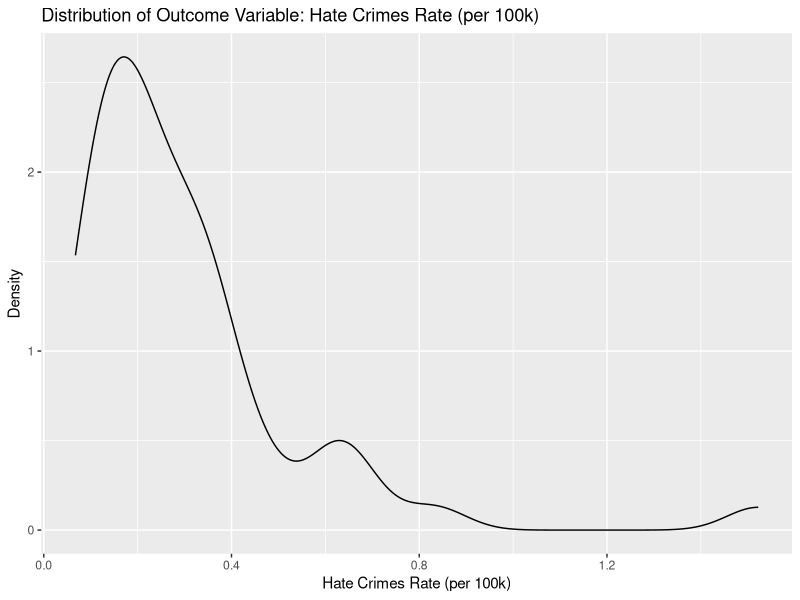
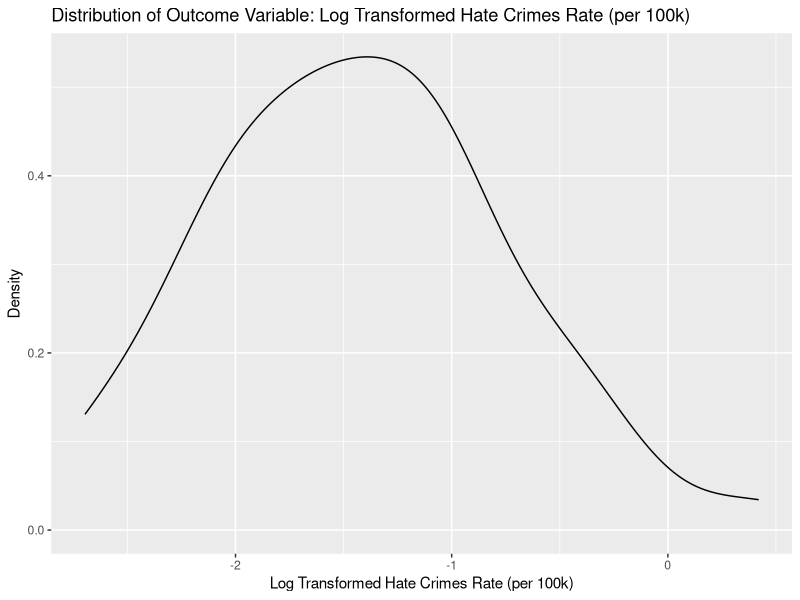
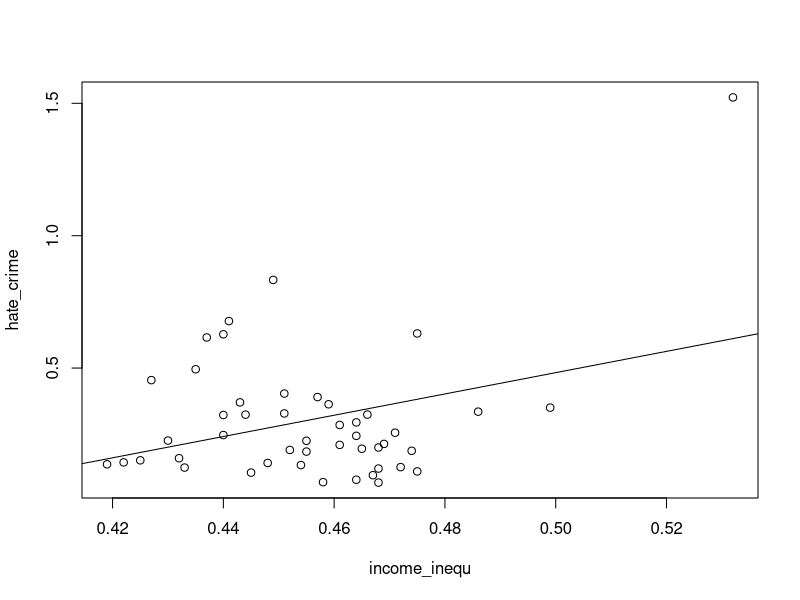
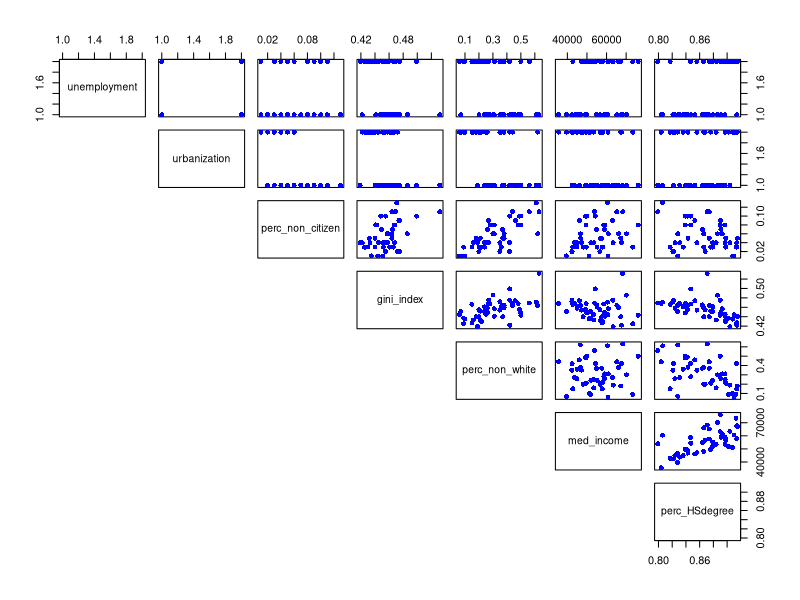
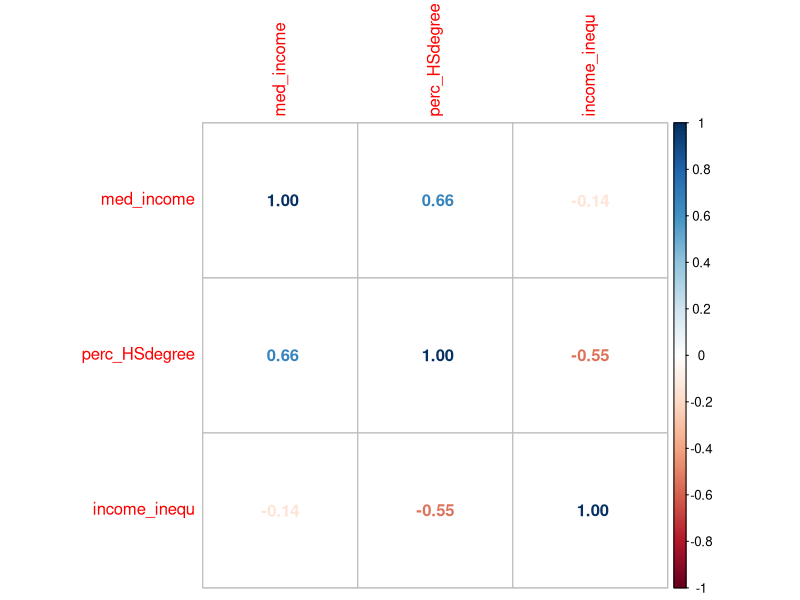
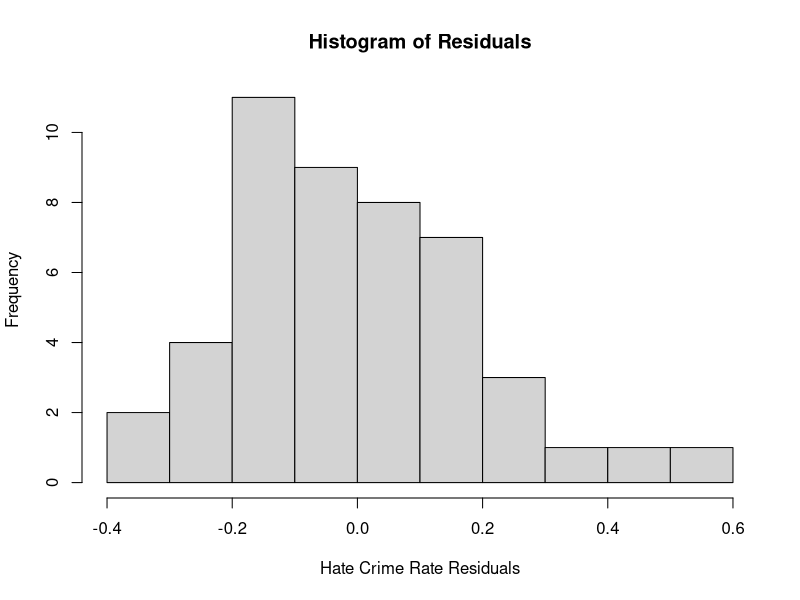
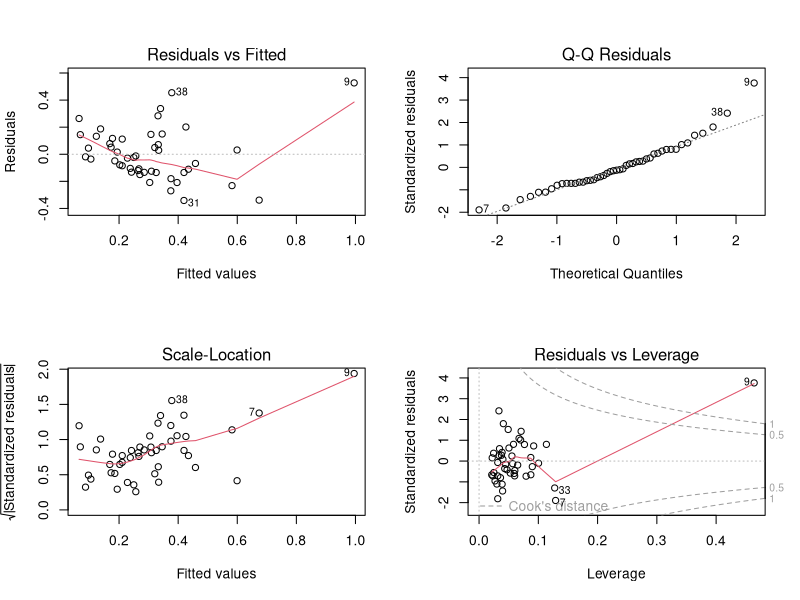
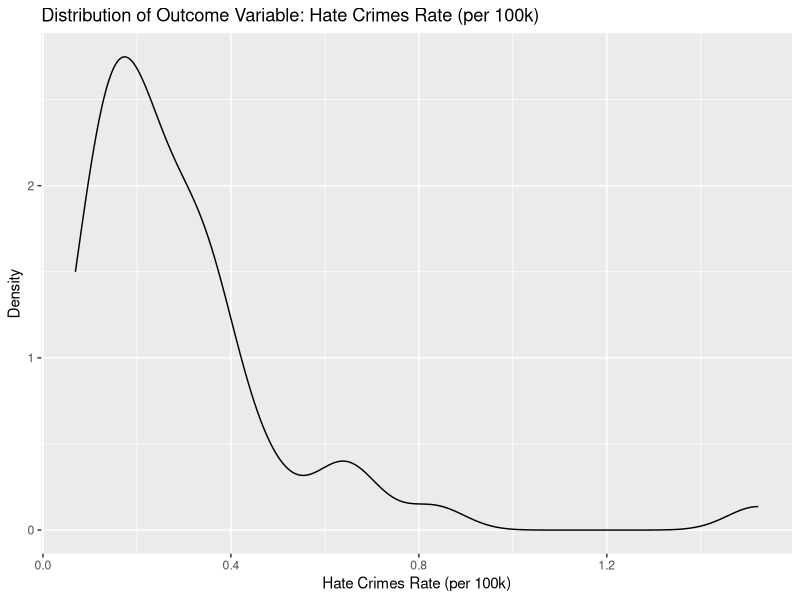

These charts were generated, in order, by the following R code:
## ---- chunk 1
# Load libraries
rm(list = ls())
library(tidyverse)
library(arsenal)
library(corrplot)
library(boot)  
## ---- chunk 2
# Load and tidy data, missing values of outcome variable are removed
hatecrimes_df <- read.csv("./data/HateCrimes.csv") %>% 
 filter(hate_crimes_per_100k_splc != 'N/A') %>% 
  mutate(
    unemployment = as.factor(unemployment),
    urbanization = as.factor(urbanization),
    hate_crime_rate = as.numeric(hate_crimes_per_100k_splc)) %>% 
  select(-hate_crimes_per_100k_splc)
## ---- chunk 3
# Summary statistics
my_labels<-list(hate_crime_rate = "Hate Crimes(per 100k)", unemployment = "Unemplotment Level", urbanization = "Urbanization Level", median_household_income = "Median Household Income(dollar)", perc_population_with_high_school_degree = "High School Degree Rate(%)", perc_non_citizen = "Non-Citizen Rate(%)", perc_non_white = "Non-White Rate(%)", gini_index =  "Gini Index")

#make controls
my_controls <- tableby.control(
               total = F,
               test=F,  # No test p-values yet
               numeric.stats = c("N", "meansd", "medianq1q3", "min", "max", "Nmiss2"),
               cat.stats = c("N", "countpct"),
               stats.labels = list(
                     meansd = "Mean (SD)",
                     medianq1q3 = "Median (Q1, Q3)",
                     min = "Min",
                     max = "Max",
                     Nmiss2 = "Missing",
                     countpct = "N (%)"))

#table 1
tab1<-tableby(~ hate_crime_rate + unemployment + urbanization + median_household_income + perc_population_with_high_school_degree + perc_non_citizen + perc_non_white + gini_index, data = hatecrimes_df, control = my_controls)
summary(tab1, title = "Descriptive Statistics: Hate Crimes per 100K Population and Possible Influential Variables", labelTranslations = my_labels, text = T)
## ---- chunk 4
#Distribution of Outcome Variable
hatecrimes_df %>% 
  ggplot(aes(x = hate_crime_rate)) +
  geom_density() +
  labs(x = 'Hate Crimes Rate (per 100k)', y = 'Density', title = 'Distribution of Outcome Variable: Hate Crimes Rate (per 100k)')
## ---- chunk 5
hatecrimes_df %>% 
  ggplot(aes(x = log(hate_crime_rate))) +
  geom_density() +
  labs(x = 'Log Transformed Hate Crimes Rate (per 100k)', y = 'Density', title = 'Distribution of Outcome Variable: Log Transformed Hate Crimes Rate (per 100k)')
## ---- chunk 6
# Correlation matrix for numeric variables 
hatecrimes_df <- hatecrimes_df %>% 
  drop_na()
hatecrimes_df %>% 
  select(hate_crime_rate, median_household_income, perc_population_with_high_school_degree, perc_non_citizen, perc_non_white, gini_index) %>% 
  cor()
## ---- chunk 7
#Potential outliers/Influential points of outcome variable

# (1) Identify unusual states by using the interval formed by 2.5 and 97.5 percentiles
lower_bound <- quantile(hatecrimes_df$hate_crime_rate, 0.025)
upper_bound <- quantile(hatecrimes_df$hate_crime_rate, 0.975)

outlier <- which(hatecrimes_df$hate_crime_rate < lower_bound | hatecrimes_df$hate_crime_rate > upper_bound)
hatecrimes_df[outlier, ] %>% select(state, hate_crime_rate)

# (2) Identify unusual states by using the rule that depicts outliers (value less than Q1 - 1.5(IQR), value greater than Q3 + 1.5(IQR)) -> Thus, look for values smaller than -0.178 or greater than 0.678

hatecrimes_df %>% 
  filter(hate_crime_rate > 0.678) %>%
  select(state, hate_crime_rate)

# (3) Identify unusual states by using studentized residual, 9th row returned: District of Columbia.
fit_full <- lm(hate_crime_rate ~ gini_index + median_household_income + perc_population_with_high_school_degree + perc_non_citizen + perc_non_white + unemployment + urbanization, data = hatecrimes_df)
stu_res<-rstandard(fit_full)
outliers_y<-stu_res[abs(stu_res)>2.5]
outliers_y
## ---- chunk 8
hatecrime = read.csv("./data/HateCrimes.csv")
hatecrime = hatecrime[!(hatecrime$hate_crimes_per_100k_splc == "N/A" ),]
hatecrime = hatecrime %>%
  mutate(med_income = median_household_income,
         perc_HSdegree = perc_population_with_high_school_degree,
         income_inequ = gini_index,
         hate_crime = as.numeric(hate_crimes_per_100k_splc)
         ) %>%
  select(-median_household_income, -perc_population_with_high_school_degree, -hate_crimes_per_100k_splc)

hatecrime_lm = lm(hate_crime ~ income_inequ, data = hatecrime)
summary(hatecrime_lm)
plot(hate_crime ~ income_inequ, data = hatecrime) + abline(hatecrime_lm)
## ---- chunk 9
plot(hatecrime[2:8], pch=16, col="blue", lower.panel = NULL)
## ---- chunk 10
hatecrime_mlr1 = lm(hate_crime ~ med_income + perc_HSdegree + income_inequ , data = hatecrime)
summary(hatecrime_mlr1)
## ---- chunk 11
hatecrimecor = hatecrime %>%
  select(med_income,perc_HSdegree,income_inequ) %>%
  cor()
corrplot(hatecrimecor, method = "number")
## ---- chunk 12
qf(0.95,3,43)
## ---- chunk 13
hatecrime_mlr2 = lm(hate_crime ~ perc_HSdegree + income_inequ , data = hatecrime)
summary(hatecrime_mlr2)
## ---- chunk 14
hatecrime_mlr3<- lm(hate_crime_rate ~ gini_index + median_household_income + perc_population_with_high_school_degree + perc_non_citizen + perc_non_white + unemployment + urbanization, data = hatecrimes_df)
step(hatecrime_mlr3, direction='backward')
## ---- chunk 15
hist(hatecrime_mlr2$residuals, main="Histogram of Residuals", xlab = "Hate Crime Rate Residuals")
## ---- chunk 16
par(mfrow=c(2,2))
plot(hatecrime_mlr2)
## ---- chunk 17
hatecrime_no9 <- hatecrime %>% 
  filter(state != 'District of Columbia')

hatecrime_mlr2_no9 = lm(hate_crime ~ perc_HSdegree + income_inequ , data = hatecrime_no9)
summary(hatecrime_mlr2_no9)
## ---- chunk 18
#bootstrap to assess the variability of model estimates: b0,b1,b2
boot.fn<-function(data, index){
	return(coef(lm(hate_crime ~ perc_HSdegree + income_inequ , data = hatecrime_no9, subset=index)))
}

set.seed(1)

# Use function boot() to repeat the sampling 1000 times to get the estimates, SEs ad bias

boot(hatecrime, boot.fn, 1000)
## ---- chunk 19
#Distribution of Outcome Variable
hatecrimes_df %>% 
  ggplot(aes(x = hate_crime_rate)) +
  geom_density() +
  labs(x = 'Hate Crimes Rate (per 100k)', y = 'Density', title = 'Distribution of Outcome Variable: Hate Crimes Rate (per 100k)')
## ---- chunk 20
hatecrimes_df %>% 
  ggplot(aes(x = log(hate_crime_rate))) +
  geom_density() +
  labs(x = 'Log Transformed Hate Crimes Rate (per 100k)', y = 'Density', title = 'Distribution of Outcome Variable: Log Transformed Hate Crimes Rate (per 100k)')
## ---- chunk 21
# Correlation matrix for numeric variables 
hatecrimes_df <- hatecrimes_df %>% 
  drop_na()
hatecrimes_df %>% 
  select(hate_crime_rate, median_household_income, perc_population_with_high_school_degree, perc_non_citizen, perc_non_white, gini_index) %>% 
  cor()
## ---- chunk 22
plot(hatecrime[2:8], pch=16, col="blue", lower.panel = NULL)
## ---- chunk 23
hatecrime_mlr1 = lm(hate_crime ~ med_income + perc_HSdegree + income_inequ , data = hatecrime)
summary(hatecrime_mlr1)
## ---- chunk 24
hatecrimecor = hatecrime %>%
  select(med_income,perc_HSdegree,income_inequ) %>%
  cor()
corrplot(hatecrimecor, method = "number")
## ---- chunk 25
hatecrime_mlr3<- lm(hate_crime_rate ~ gini_index + median_household_income + perc_population_with_high_school_degree + perc_non_citizen + perc_non_white + unemployment + urbanization, data = hatecrimes_df)
step(hatecrime_mlr3, direction='backward')
## ---- chunk 26
hist(hatecrime_mlr2$residuals, main="Histogram of Residuals", xlab = "Hate Crime Rate Residuals")
## ---- chunk 27
par(mfrow=c(2,2))
plot(hatecrime_mlr2)
